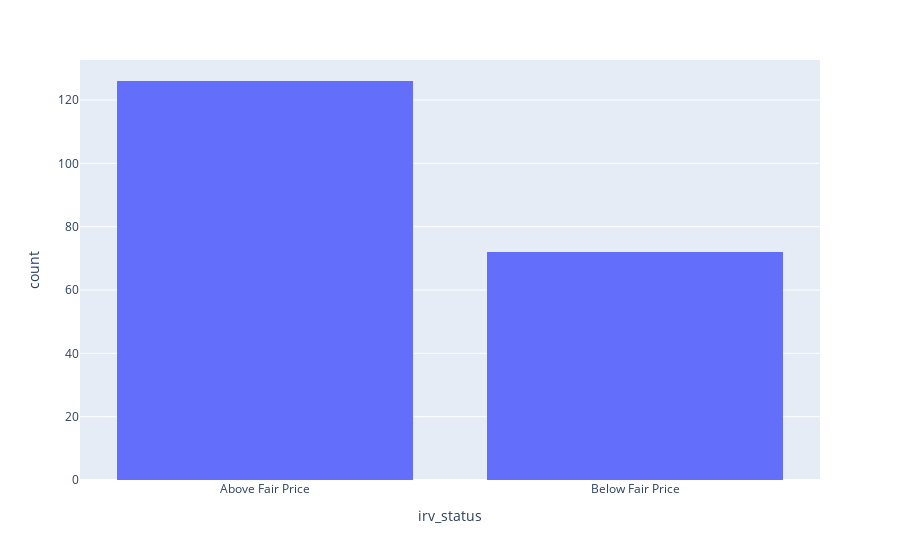

The notebook cell saved with this chart:
### Code cell
fig = px.histogram(new_df, x="irv_status")
fig.show()

### Figure 1 — Plotly figure (JSON) as saved in the notebook; plotly's stock layout.template omitted (floating-point values rounded to 4 significant figures; data arrays with more than 128 entries replaced by an {"elided": "..."} marker saying what was removed)
{"data": [{"alignmentgroup": "True", "bingroup": "x", "hovertemplate": "irv_status=%{x}<br>count=%{y}<extra></extra>", "legendgroup": "", "marker": {"color": "#636efa", "pattern": {"shape": ""}}, "name": "", "offsetgroup": "", "orientation": "v", "showlegend": false, "type": "histogram", "x": {"elided": "198 str values"}, "xaxis": "x", "yaxis": "y"}], "layout": {"barmode": "relative", "legend": {"tracegroupgap": 0}, "margin": {"t": 60}, "xaxis": {"anchor": "y", "domain": [0, 1], "title": {"text": "irv_status"}}, "yaxis": {"anchor": "x", "domain": [0, 1], "title": {"text": "count"}}}}
